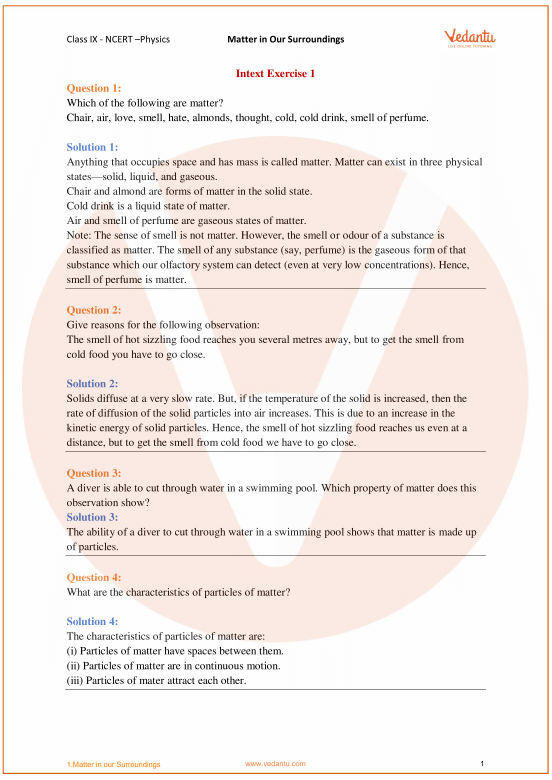
#> input picture data/vedantu-1.png, 1654 x 2339 px (shown at 1/3 size)
$ python test.py
#> lines starting #> are read from the running program, lines starting #| are printed output that depends on the picture; after the words box and inside, x2 and y2 are one past the last pixel; in counts of white or black regions, pixels touching at a corner belong together
import cv2
import numpy as np

img = cv2.imread('data/vedantu-1.png',1)
#> img is the input picture: shape (2339, 1654, 3); mean B, G, R 233.9, 237, 244.7
height = img.shape[0]
#> height = 2339
width = img.shape[1]
#> width = 1654
src_img = cv2.resize(img, dsize =(1320, int(1320*height/width)), interpolation = cv2.INTER_AREA)
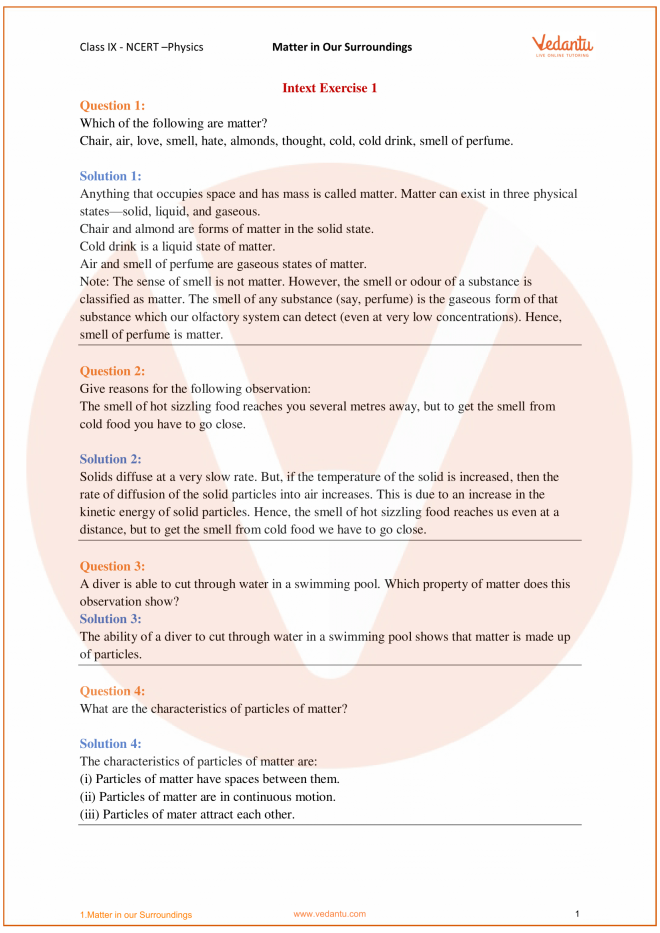
#> src_img: shape (1866, 1320, 3) (shown at 1/2 size); mean B, G, R 233.9, 236.9, 244.7
height = src_img.shape[0]
#> height = 1866
width = src_img.shape[1]
#> width = 1320
grey_img = cv2.cvtColor(src_img, cv2.COLOR_BGR2GRAY)
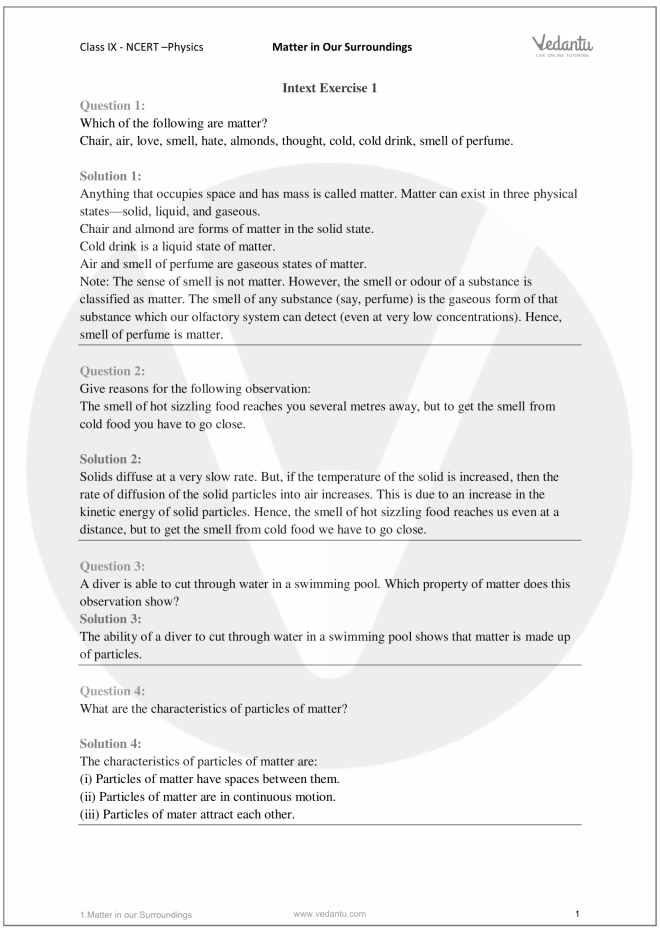
#> grey_img: shape (1866, 1320) (shown at 1/2 size); min 0, max 255, mean 239
bin_img = cv2.adaptiveThreshold(grey_img,255,cv2.ADAPTIVE_THRESH_MEAN_C,cv2.THRESH_BINARY_INV,21,20)
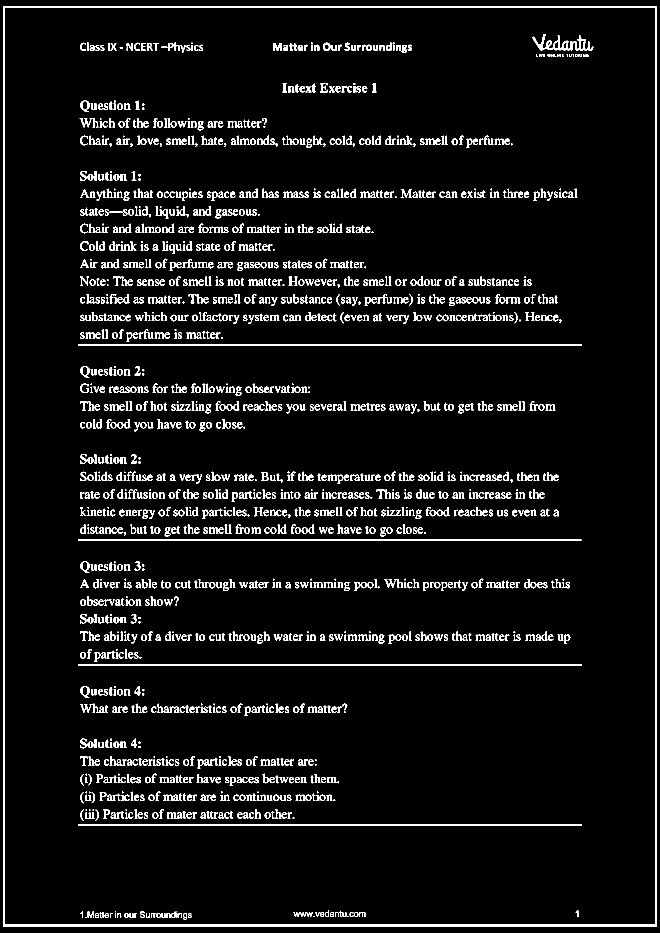
#> bin_img: shape (1866, 1320) (shown at 1/2 size); 5.7% white; 1644 white regions (176 under 20 px), largest, box (x1, y1, x2, y2) and area: (6, 13, 1314, 1853) 20673, (156, 689, 1164, 691) 2016, (156, 1329, 1164, 1331) 2016
coords = np.column_stack(np.where(bin_img > 0))
#> coords = 139716 pairs, first value 13 to 1852, second value 6 to 1313
angle = cv2.minAreaRect(coords)[-1]
#> angle = -90
if angle < -45:
    angle = -(90 + angle)
#> angle = 0
else:
    angle = -angle
h = bin_img.shape[0]
#> h = 1866
w = bin_img.shape[1]
#> w = 1320
center = (w//2,h//2)
#> center = (660, 933)
M = cv2.getRotationMatrix2D(center,angle,1.0)
#> M = [[1, 0, 0], [0, 1, 0]]
bin_img = cv2.warpAffine(bin_img,M,(w,h),
                         flags=cv2.INTER_CUBIC, borderMode=cv2.BORDER_REPLICATE)


kernel = cv2.getStructuringElement(cv2.MORPH_ELLIPSE,(3,3))
kernel1 = np.array([[1,0,1],[0,1,0],[1,0,1]], dtype = np.uint8)
final_thr = cv2.morphologyEx(bin_img, cv2.MORPH_CLOSE, kernel)
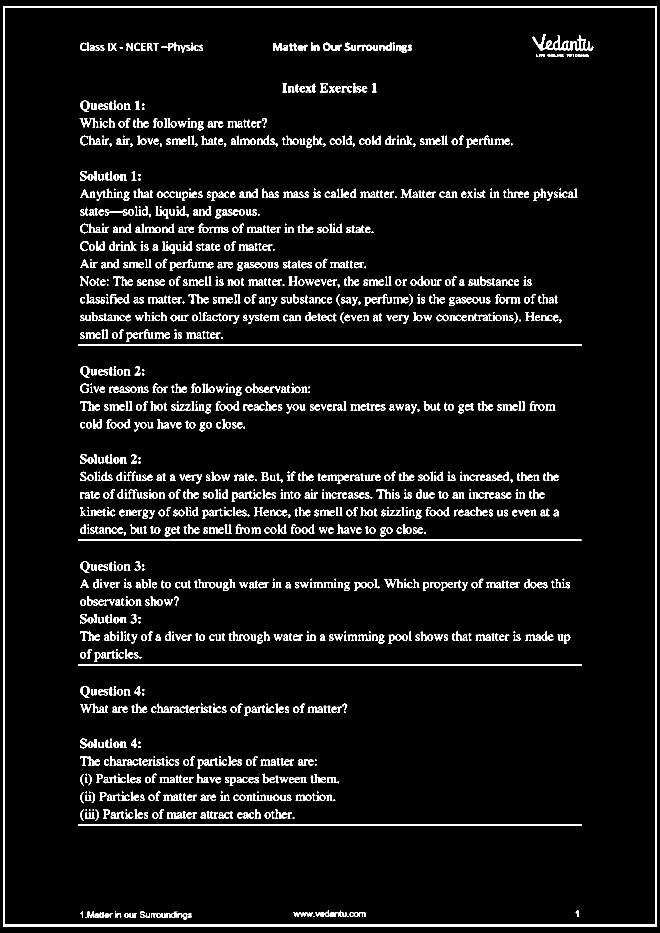
#> final_thr: shape (1866, 1320) (shown at 1/2 size); 6% white; 1201 white regions (145 under 20 px), largest, box (x1, y1, x2, y2) and area: (6, 13, 1314, 1853) 20676, (156, 689, 1164, 691) 2016, (156, 1329, 1164, 1331) 2016


count_x = np.zeros(shape= (height))
#> count_x = 1866 values from 0 to 0
for y in range(height):
    for x in range(width):
        if bin_img[y][x] == 255 :
            count_x[y] = count_x[y]+1

local_minima = []
for y in range(len(count_x)):
    if y >= 10 and y <= len(count_x)-11:
        arr1 = count_x[y-10:y+10]
    elif y < 10:
        arr1 = count_x[0:y+10]
    else:
        arr1 = count_x[y-10:len(count_x)-1]
    if min(arr1) == count_x[y]:
        local_minima.append(y)
#> after the loop, local_minima = 922 values from 0 to 1865

final_local = []
init = []
end = []
for z in range(len(local_minima)):
    if z != 0 and z!= len(local_minima)-1:
        if local_minima[z] != (local_minima[z-1] +1) and local_minima[z] != (local_minima[z+1] -1):
            final_local.append(local_minima[z])
        elif local_minima[z] != (local_minima[z-1] + 1) and local_minima[z] == (local_minima[z+1] -1):
            init.append(local_minima[z])
        elif local_minima[z] == (local_minima[z-1] + 1) and local_minima[z] != (local_minima[z+1] -1):
            end.append(local_minima[z])
    elif z == 0:
        if local_minima[z] != (local_minima[z+1]-1):
            final_local.append(local_minima[z])
        elif local_minima[z] == (local_minima[z+1]-1):
            init.append(local_minima[z])
    elif z == len(local_minima)-1:
        if local_minima[z] != (local_minima[z-1]+1):
            final_local.append(local_minima[z])
        elif local_minima[z] == (local_minima[z-1]+1):
            end.append(local_minima[z])
#> after the loop, end = 47 values from 12 to 1865
for j in range(len(init)):
    mid = (init[j] + end[j])/2
    if (mid % 1) != 0:
        mid = mid+0.5
    final_local.append(int(mid))

final_local = sorted(final_local)

no_of_lines = len(final_local) - 1
lines_img = []

for i in range(no_of_lines):
    lines_img.append(bin_img[final_local[i]:final_local[i+1], :])
    cv2.imshow('img',bin_img[final_local[i]:final_local[i+1], :])
    cv2.waitKey(0)
#> after the loop, lines_img = 46 items

$ run again, with data/abeezee.png copied over data/vedantu-1.png
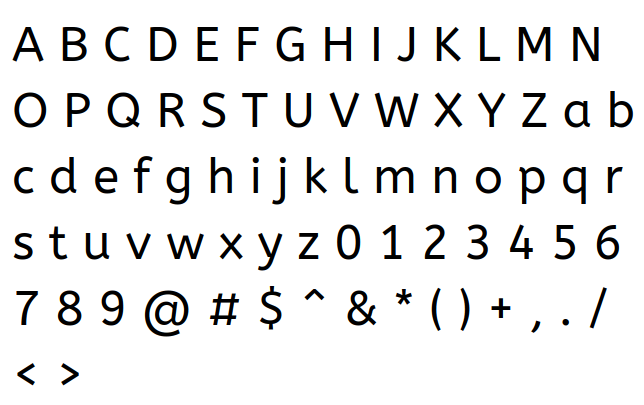
#> input picture data/abeezee.png, 644 x 405 px
#> img is the input picture: shape (405, 644, 3); mean B, G, R 233.6, 233.6, 233.6
#> `bin_img = cv2.adaptiveThreshold(grey_img,255,cv2.ADAPTIVE_THRESH_MEAN_..`:
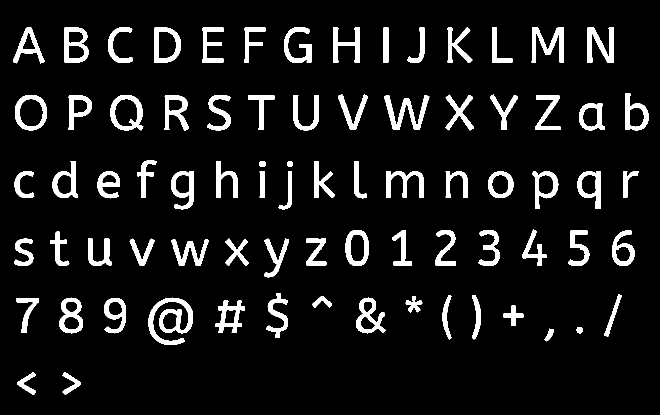
#> bin_img: shape (830, 1320) (shown at 1/2 size); 8.5% white; 81 white regions (3 under 20 px), largest, box (x1, y1, x2, y2) and area: (297, 595, 386, 690) 3255, (768, 190, 859, 260) 2218, (1063, 55, 1128, 125) 2037
#> coords = 92622 pairs, first value 55 to 788, second value 26 to 1296
#> `angle = cv2.minAreaRect(coords)[-1]`: angle = -90
#> `angle = -(90 + angle)`: angle = 0
#> M = [[1, 0, 0], [0, 1, 0]]
#> final_thr: shape (830, 1320); 8.6% white; 78 white regions, largest, box (x1, y1, x2, y2) and area: (297, 595, 386, 690) 3320, (768, 190, 859, 260) 2247, (1063, 55, 1128, 125) 2066
#> the loop `for i in range(no_of_lines):` made 26 passes
#> pass 1, `cv2.imshow('img',bin_img[final_local[i]:final_local[i+1], :])`:
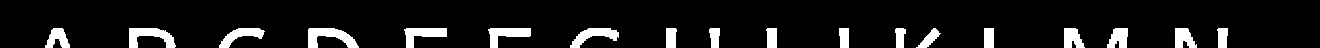
#> window 'img': shape (48, 1320); 9% white; 18 white regions, largest, box (x1, y1, x2, y2) and area: (308, 28, 359, 48) 566, (129, 28, 176, 48) 530, (404, 28, 447, 48) 457
#> after the loop `for i in range(no_of_lines):`: lines_img = 26 items

$ run again, with data/abel.png copied over data/vedantu-1.png
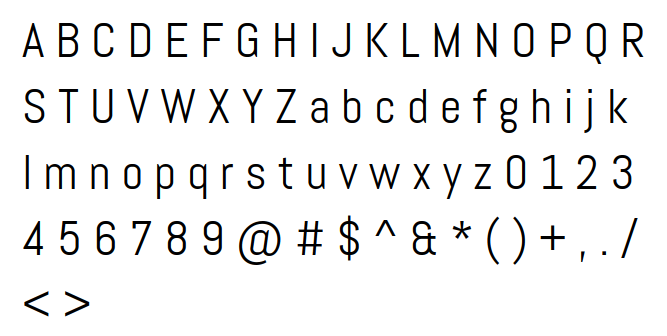
#> input picture data/abel.png, 667 x 336 px
#> img is the input picture: shape (336, 667, 3); mean B, G, R 238.1, 238.1, 238.1
#> `bin_img = cv2.adaptiveThreshold(grey_img,255,cv2.ADAPTIVE_THRESH_MEAN_..`:
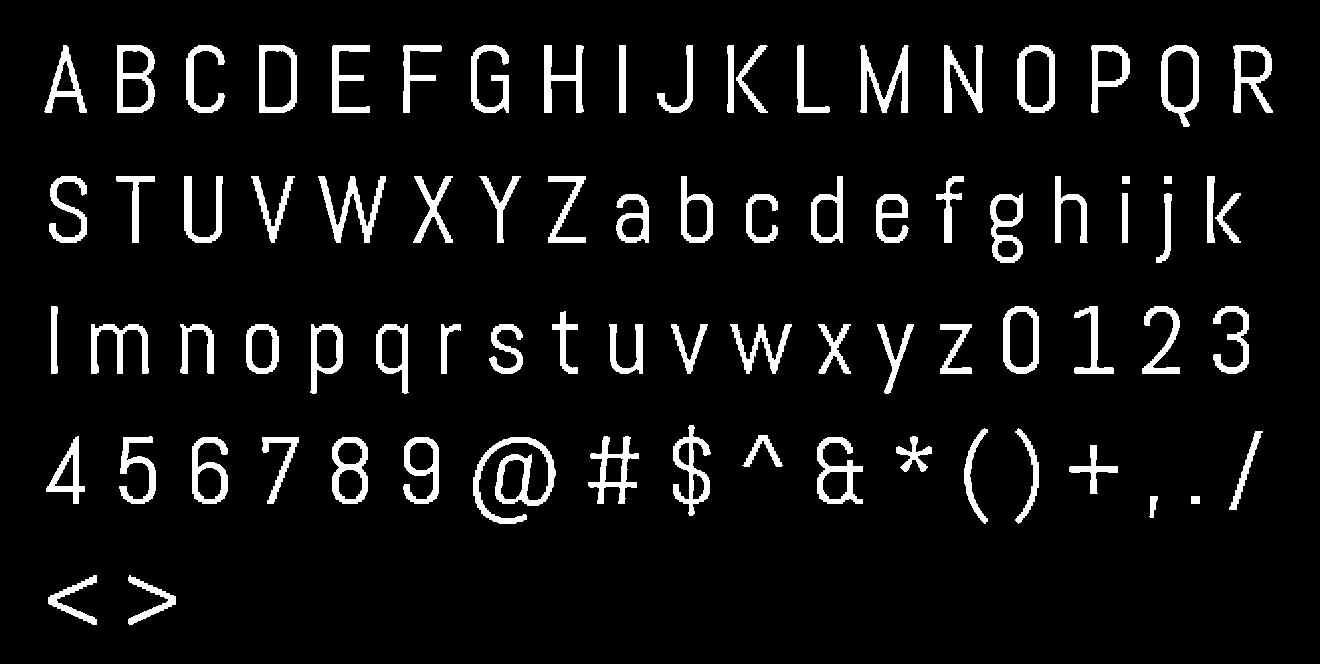
#> bin_img: shape (664, 1320); 7.3% white; 80 white regions, largest, box (x1, y1, x2, y2) and area: (473, 437, 556, 524) 2300, (318, 176, 386, 243) 1431, (860, 45, 909, 113) 1374
#> coords = 64109 pairs, first value 45 to 624, second value 44 to 1272
#> `angle = cv2.minAreaRect(coords)[-1]`: angle = -90
#> `angle = -(90 + angle)`: angle = 0
#> M = [[1, 0, 0], [0, 1, 0]]
#> final_thr: shape (664, 1320); 7.4% white; 79 white regions, largest, box (x1, y1, x2, y2) and area: (473, 437, 556, 524) 2347, (318, 176, 386, 243) 1453, (860, 45, 909, 113) 1393
#> the loop `for i in range(no_of_lines):` made 23 passes
#> pass 1, `cv2.imshow('img',bin_img[final_local[i]:final_local[i+1], :])`:
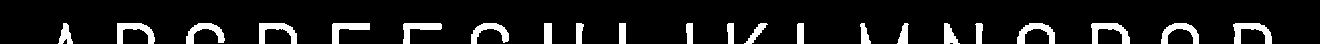
#> window 'img': shape (44, 1320); 9.6% white; 22 white regions, largest, box (x1, y1, x2, y2) and area: (1233, 23, 1272, 44) 401, (1091, 23, 1130, 44) 398, (117, 23, 155, 44) 388
#> after the loop `for i in range(no_of_lines):`: lines_img = 23 items

$ run again, with data/aclonica.png copied over data/vedantu-1.png
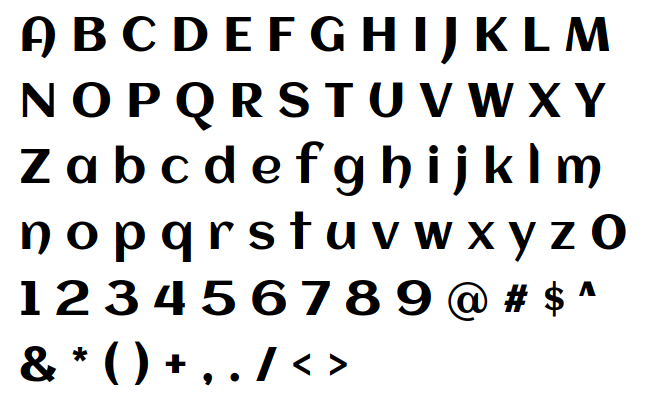
#> input picture data/aclonica.png, 648 x 399 px
#> img is the input picture: shape (399, 648, 3); mean B, G, R 220.5, 220.5, 220.5
#> `bin_img = cv2.adaptiveThreshold(grey_img,255,cv2.ADAPTIVE_THRESH_MEAN_..`:
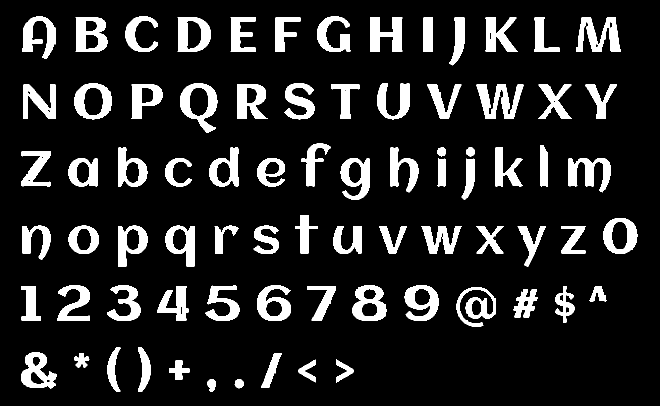
#> bin_img: shape (812, 1320) (shown at 1/2 size); 13.3% white; 80 white regions (2 under 20 px), largest, box (x1, y1, x2, y2) and area: (1153, 34, 1241, 104) 3258, (953, 169, 1047, 238) 3227, (360, 167, 436, 266) 3064
#> coords = 142259 pairs, first value 33 to 783, second value 43 to 1274
#> `angle = cv2.minAreaRect(coords)[-1]`: angle = -90
#> `angle = -(90 + angle)`: angle = 0
#> M = [[1, 0, 0], [0, 1, 0]]
#> `final_thr = cv2.morphologyEx(bin_img, cv2.MORPH_CLOSE, kernel)`:
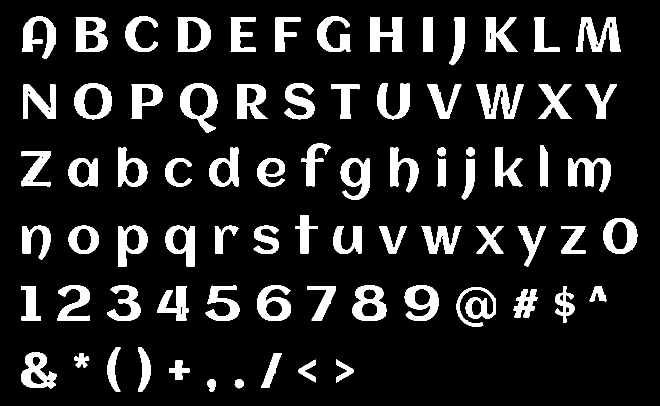
#> final_thr: shape (812, 1320) (shown at 1/2 size); 13.4% white; 79 white regions (1 under 20 px), largest, box (x1, y1, x2, y2) and area: (1153, 34, 1241, 104) 3276, (953, 169, 1047, 238) 3245, (360, 167, 436, 266) 3124
#> after the loop `for i in range(no_of_lines):`: lines_img = 24 items
